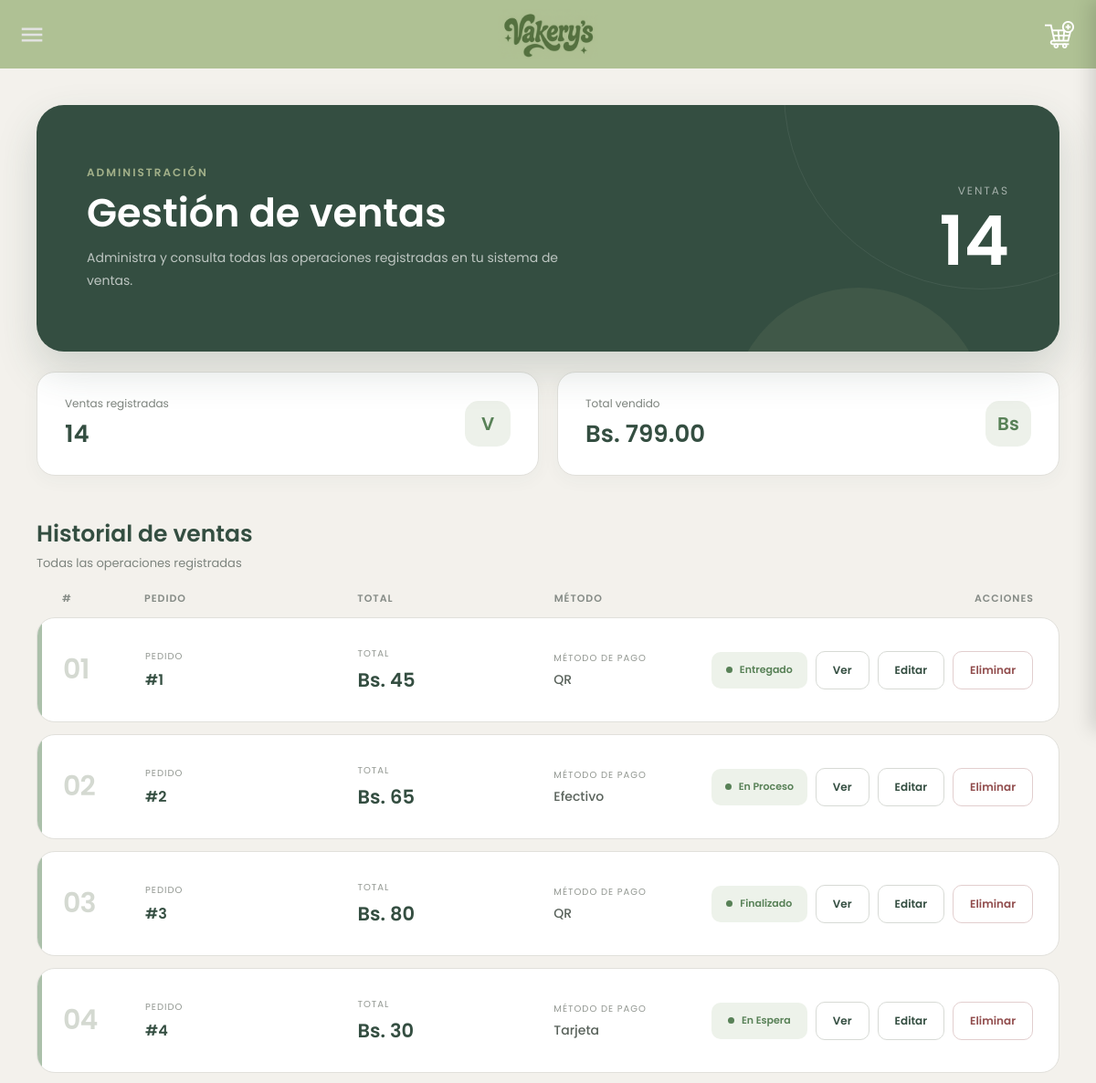
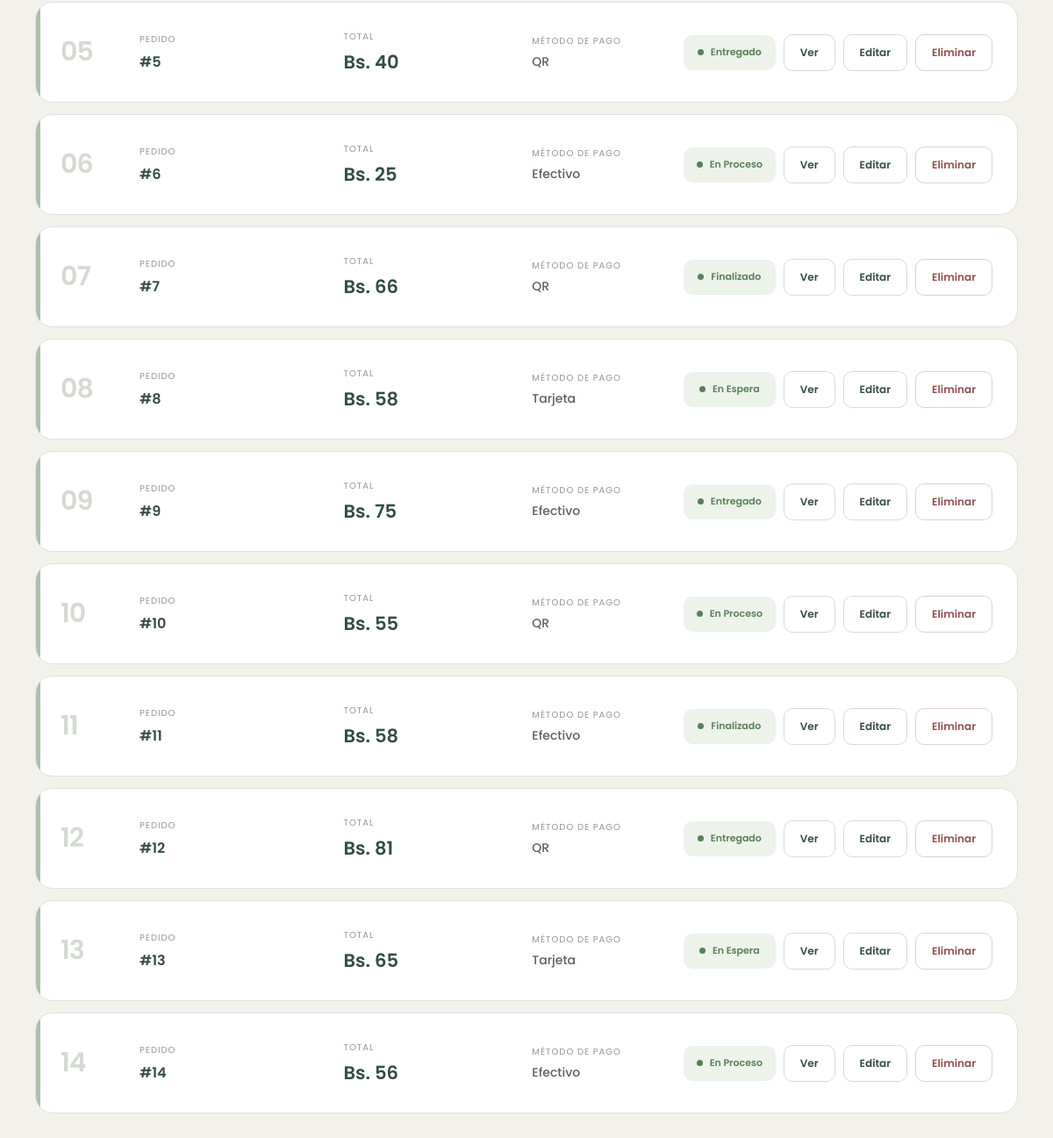
The app's page /Ventas/leerventa.php, older data (2 pictures, top to bottom).
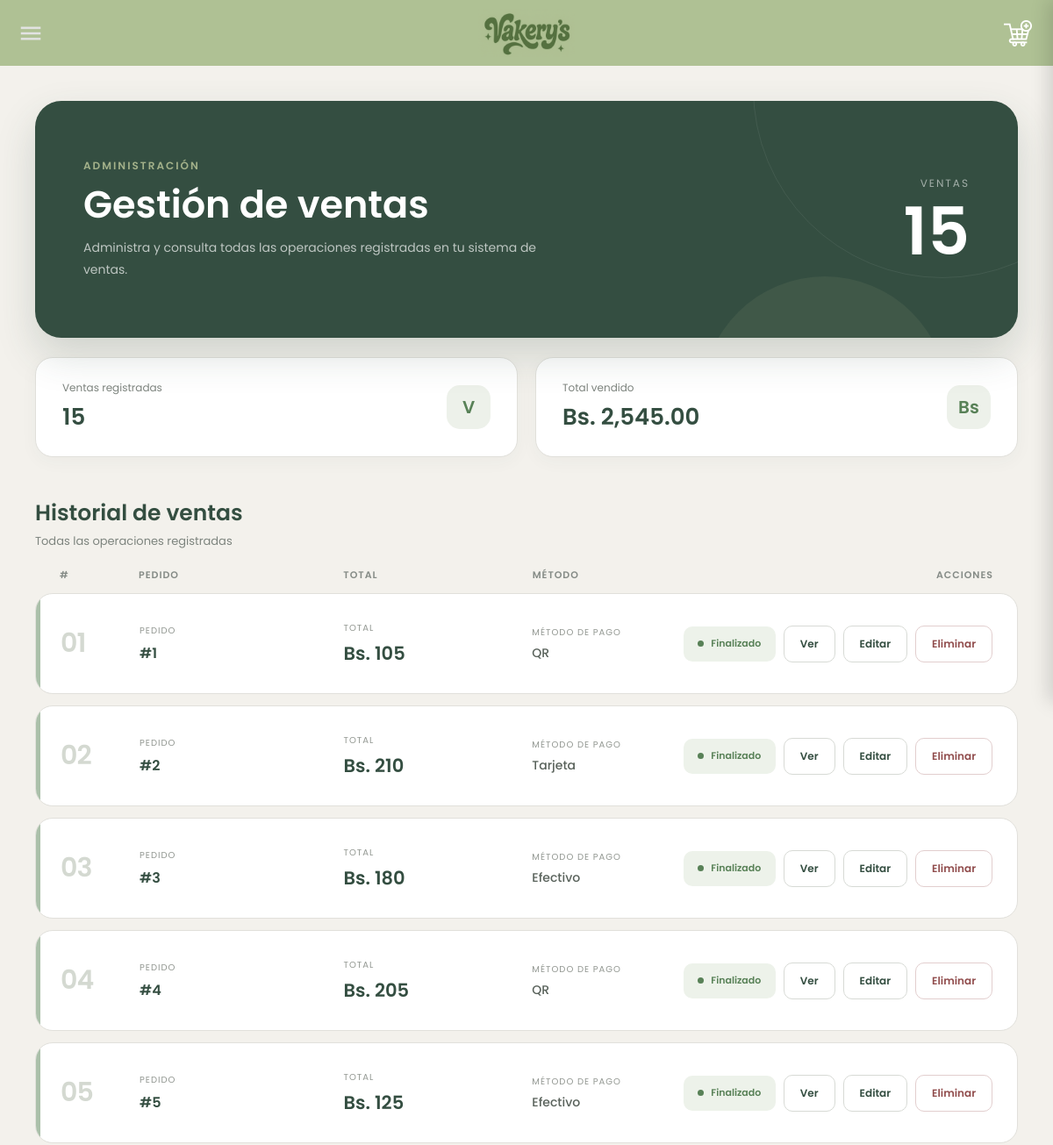
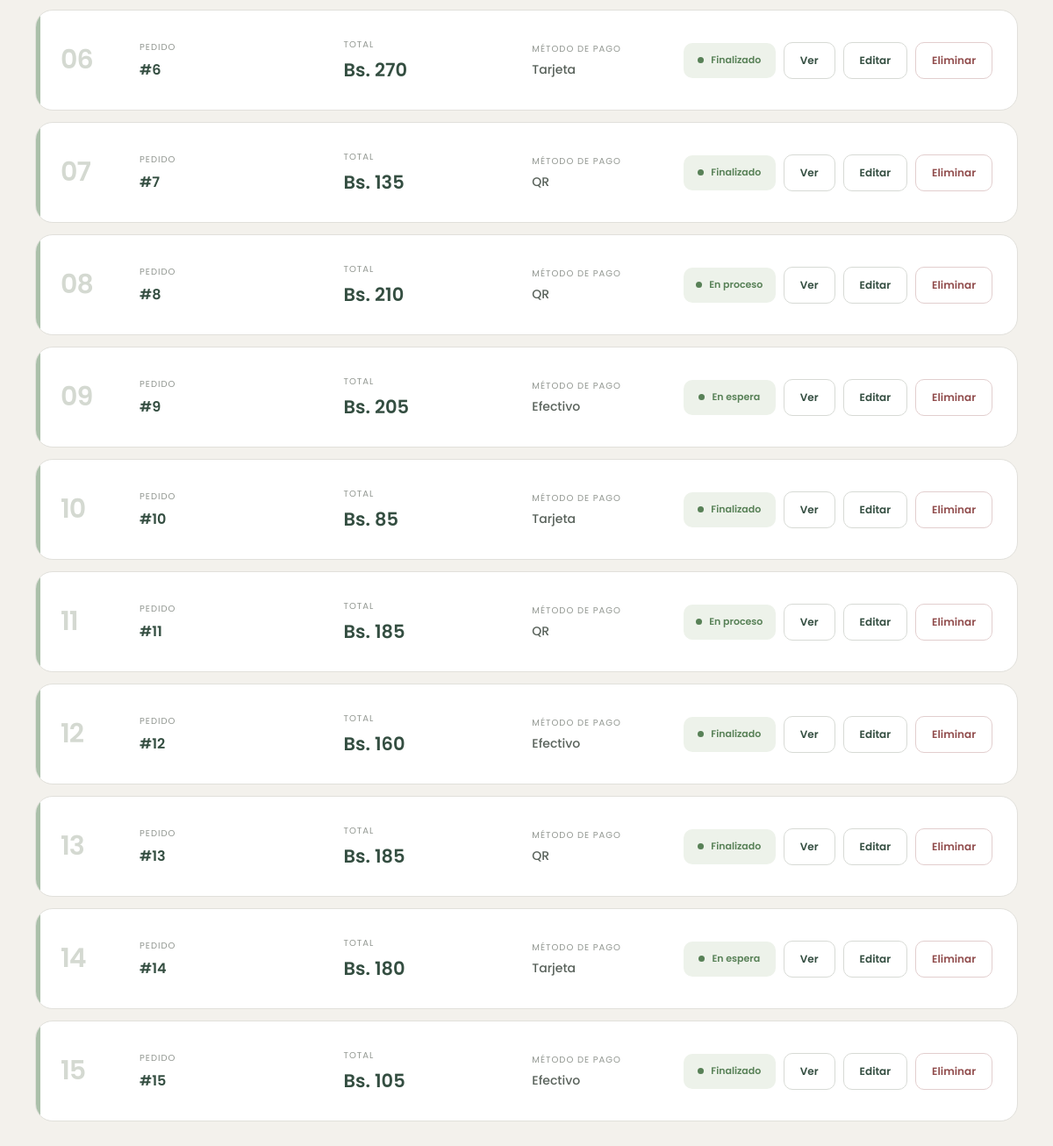
The same page, newer data (2 pictures, top to bottom).
### tables this page shows
CREATE TABLE IF NOT EXISTS `ventas` (
  `pedidos_id` INT NOT NULL,
  `costoTotal` INT NULL,
  `Estado` VARCHAR(45) NULL,
  `Metodo` VARCHAR(45) NULL,
  PRIMARY KEY (`pedidos_id`),
  CONSTRAINT `fk_ventas_pedidos1`
    FOREIGN KEY (`pedidos_id`)
    REFERENCES `pedidos` (`id`)
    ON DELETE NO ACTION
    ON UPDATE CASCADE
);

### Ventas/leerventa.php (the view, shortened to what this page needs)
<?php
$servername = "localhost";
$username = "root";
$password = "";
$bdname = "vakerysss";
$conn = new mysqli($servername, $username, $password, $bdname);
include "../header.php";
$sql = "SELECT * FROM ventas";
$resultado = $conn->query($sql);
$totalVentas = $resultado ? $resultado->num_rows : 0;
$totalDinero = 0;
if ($resultado && $resultado->num_rows > 0) {
    while ($filaTotal = $resultado->fetch_assoc()) {
        $totalDinero += (float)$filaTotal['costoTotal'];
    }
    $resultado = $conn->query($sql);
}
?>
<!DOCTYPE html>
<html lang="es">
<head>
<link rel="stylesheet" href="ventas.css">
</head>
<body>
<?php include_once "../header.php"; ?>
<div class="dashboard">
    <section class="hero">
        <div class="hero-content">
            <div class="hero-small">
                Administración
            </div>
            <h1>
                Gestión de ventas
            </h1>
            <p>
                Administra y consulta todas las operaciones
                registradas en tu sistema de ventas.
            </p>
        </div>
        <div class="hero-number">
            <span>
                Ventas
            </span>
            <strong>
                <?php echo $totalVentas; ?>
            </strong>
        </div>
    </section>
    <section class="stats">
        <div class="stat">
            <div class="stat-info">
                <span>
                    Ventas registradas
                </span>
                <strong>
                    <?php echo $totalVentas; ?>
                </strong>
            </div>
            <div class="stat-icon">
                V
            </div>
        </div>
        <div class="stat">
            <div class="stat-info">
                <span>
                    Total vendido
                </span>
                <strong>
                    Bs. <?php echo number_format($totalDinero, 2); ?>
                </strong>
            </div>
            <div class="stat-icon">
                Bs
            </div>
        </div>
    </section>
    <section class="ventas-section">
        <div class="section-top">
            <div class="section-title">
                <h2>
                    Historial de ventas
                </h2>
                <p>
                    Todas las operaciones registradas
                </p>
            </div>
        </div>
        <?php if ($resultado && $resultado->num_rows > 0): ?>
            <div class="lista-header">
                <div>
                    #
                </div>
                <div>
                    Pedido
                </div>
                <div>
                    Total
                </div>
                <div>
                    Método
                </div>
                <div style="text-align:right;">
                    Acciones
                </div>
            </div>
            <?php
            $contador = 1;
            while($fila = $resultado->fetch_assoc()):
                $pedidos_id = $fila['pedidos_id'];
                $estado = $fila['Estado'];
                $metodo = $fila['Metodo'];
                $costo = $fila['costoTotal'];
            ?>
                <article class="venta">
                    <div class="numero">
                        <?php echo str_pad($contador,2,"0",STR_PAD_LEFT); ?>
                    </div>
                    <div>
                        <div class="label">
                            Pedido
                        </div>
                        <div class="pedido-id">
                            #<?php echo htmlspecialchars($pedidos_id); ?>
                        </div>
                    </div>
                    <div>
                        <div class="label">
                            Total
                        </div>
                        <div class="monto">
                            Bs. <?php echo htmlspecialchars($costo); ?>
                        </div>
                    </div>
                    <div>
                        <div class="label">
                            Método de pago
                        </div>
                        <div class="metodo">
                            <?php echo htmlspecialchars($metodo); ?>
                        </div>
                    </div>
                    <div class="acciones">
                        <div class="estado">
                            <?php echo htmlspecialchars($estado); ?>
                        </div>
                        <a href="mostrarventa.php?pedidos_id=<?php echo $pedidos_id; ?>">
                            <button class="accion">
                                Ver
                            </button>
                        </a>
                        <a href="actualizarventa.php?pedidos_id=<?php echo $pedidos_id; ?>">
                            <button class="accion">
                                Editar
                            </button>
                        </a>
                        <a href="eliminarventa.php?pedidos_id=<?php echo $pedidos_id; ?>">
                            <button class="accion eliminar">
                                Eliminar
                            </button>
                        </a>
                    </div>
                </article>
            <?php
                $contador++;
            endwhile;
            ?>
        <?php endif; ?>
    </section>
</div>
</body>
</html>

### header.php (shortened to what this page needs)
<?php
$rol = $_SESSION['Rol'] ?? '';
switch ($rol) {
    default:
        include __DIR__ . '/headers/headeruser.php';
        break;
}
?>

### headers/headeruser.php (shortened to what this page needs)
<header class="main-header">
    <a href="/proyectovakerys/paginadeinicio.php">
        <img src="/proyectovakerys/imagenes/logo.png" alt="Logo Vakery's">
    </a>
    <label for="btn-nav" class="btn-nav">
        <img src="/proyectovakerys/imagenes/menu.png" alt="Abrir menú de navegación">
    </label>
    <a href="#" name="carrito" id="carrito" class="carrito" aria-label="Abrir carrito">
        <img src="/proyectovakerys/imagenes/anadir-al-carrito.png" alt="Carrito">
    </a>
</header>

### Ventas/ventas.css (style rules this page uses)
* { margin:0; padding:0; box-sizing:border-box; }
:root { --verde:#344E41; --verde2:#3A5A40; --verde3:#588157; --verde4:#A3B18A; --beige:#DAD7CD; --fondo:#F3F1EC; --blanco:#FFFFFF; --gris:#7D847E; --borde:#E1E0DB; }
body { font-family:'Poppins',sans-serif; background:var(--fondo); color:var(--verde); margin-top:75px; padding:40px; }
.dashboard { max-width:1250px; margin:auto; }
.hero { background:var(--verde); min-height:270px; border-radius:30px; padding:45px 55px; display:flex; justify-content:space-between; align-items:center; position:relative; overflow:hidden; box-shadow: 0 20px 45px rgba(52,78,65,.18); }
.hero::before { content:""; position:absolute; width:430px; height:430px; border-radius:50%; border:1px solid rgba(255,255,255,.07); right:-130px; top:-230px; }
.hero::after { content:""; position:absolute; width:280px; height:280px; border-radius:50%; background:rgba(163,177,138,.10); right:80px; bottom:-210px; }
.hero-content { position:relative; z-index:2; }
.hero-small { color:var(--verde4); font-size:12px; font-weight:600; text-transform:uppercase; letter-spacing:2px; margin-bottom:12px; }
.hero h1 { color:white; font-size:43px; font-weight:600; line-height:1.1; margin-bottom:13px; }
.hero p { color:rgba(255,255,255,.68); font-size:14px; max-width:520px; line-height:1.8; }
.hero-number { position:relative; z-index:2; text-align:right; min-width:190px; }
.hero-number span { display:block; color:rgba(255,255,255,.55); font-size:12px; text-transform:uppercase; letter-spacing:2px; margin-bottom:8px; }
.hero-number strong { color:white; font-size:75px; line-height:1; font-weight:600; }
.stats { display:grid; grid-template-columns:1fr 1fr; gap:20px; margin-top:22px; }
.stat { background:white; border:1px solid var(--borde); border-radius:20px; padding:25px 30px; display:flex; align-items:center; justify-content:space-between; box-shadow: 0 5px 20px rgba(52,78,65,.04); }
.stat-info span { display:block; color:var(--gris); font-size:12px; margin-bottom:5px; }
.stat-info strong { color:var(--verde); font-size:26px; font-weight:600; }
.stat-icon { width:50px; height:50px; border-radius:15px; background:#EDF1EA; display:flex; justify-content:center; align-items:center; color:var(--verde3); font-size:20px; font-weight:600; }
.ventas-section { margin-top:45px; }
.section-top { display:flex; justify-content:space-between; align-items:flex-end; margin-bottom:20px; }
.section-title h2 { color:var(--verde); font-size:25px; font-weight:600; }
.section-title p { color:var(--gris); font-size:13px; margin-top:3px; }
.lista-header { display:grid; grid-template-columns: 90px 1.3fr 1.2fr 1.2fr 310px; align-items:center; padding:0 28px 12px; color:#858B86; font-size:11px; font-weight:600; text-transform:uppercase; letter-spacing:1px; }
.venta { background:white; border:1px solid var(--borde); border-radius:20px; min-height:115px; margin-bottom:13px; padding:22px 28px; display:grid; grid-template-columns: 90px 1.3fr 1.2fr 1.2fr 310px; align-items:center; position:relative; overflow:hidden; transition:.25s; }
.venta::before { content:""; position:absolute; left:0; top:0; bottom:0; width:5px; background:var(--verde3); opacity:.5; transition:.25s; }
.numero { font-size:30px; color:#D4D9D1; font-weight:600; letter-spacing:-1px; }
.label { color:#929791; font-size:10px; text-transform:uppercase; letter-spacing:1px; margin-bottom:5px; }
.pedido-id { color:var(--verde); font-size:16px; font-weight:600; }
.monto { color:var(--verde); font-size:21px; font-weight:600; }
.metodo { color:#59625B; font-size:14px; font-weight:500; }
.acciones { display:flex; align-items:center; justify-content:flex-end; gap:9px; }
.estado { display:flex; align-items:center; justify-content:center; min-width:105px; height:40px; padding:0 14px; border-radius:10px; background:#EDF2EA; color:var(--verde3); font-size:11px; font-weight:600; white-space:nowrap; }
.estado::before { content:""; width:7px; height:7px; border-radius:50%; background:var(--verde3); margin-right:8px; }
.accion { height:42px; padding:0 18px; border-radius:10px; border:1px solid #D7DAD5; background:white; color:var(--verde); font-family:'Poppins',sans-serif; font-size:12px; font-weight:600; cursor:pointer; transition:.2s; white-space:nowrap; }
.accion.eliminar { color:#914D4D; border-color:#E2CECE; }

Row changes from the older to the newer data that the page shows:
changed ventas id 1: costoTotal "45" → "105"; Estado "Entregado" → "Finalizado"
changed ventas id 2: costoTotal "65" → "210"; Metodo "Efectivo" → "Tarjeta"; Estado "En Proceso" → "Finalizado"
changed ventas id 3: costoTotal "80" → "180"; Metodo "QR" → "Efectivo"
changed ventas id 4: costoTotal "30" → "205"; Metodo "Tarjeta" → "QR"; Estado "En Espera" → "Finalizado"
changed ventas id 5: costoTotal "40" → "125"; Metodo "QR" → "Efectivo"; Estado "Entregado" → "Finalizado"
changed ventas id 6: costoTotal "25" → "270"; Metodo "Efectivo" → "Tarjeta"; Estado "En Proceso" → "Finalizado"
changed ventas id 7: costoTotal "66" → "135"
changed ventas id 8: costoTotal "58" → "210"; Metodo "Tarjeta" → "QR"; Estado "En Espera" → "En proceso"
changed ventas id 9: costoTotal "75" → "205"; Estado "Entregado" → "En espera"
changed ventas id 10: costoTotal "55" → "85"; Metodo "QR" → "Tarjeta"; Estado "En Proceso" → "Finalizado"
changed ventas id 11: costoTotal "58" → "185"; Metodo "Efectivo" → "QR"; Estado "Finalizado" → "En proceso"
changed ventas id 12: costoTotal "81" → "160"; Metodo "QR" → "Efectivo"; Estado "Entregado" → "Finalizado"
changed ventas id 13: costoTotal "65" → "185"; Metodo "Tarjeta" → "QR"; Estado "En Espera" → "Finalizado"
changed ventas id 14: costoTotal "56" → "180"; Metodo "Efectivo" → "Tarjeta"; Estado "En Proceso" → "En espera"
added ventas: contador "15", pedidos_id "15", costoTotal "105", Metodo "Efectivo", Estado "Finalizado"
Text that changed along with them:
$totalVentas: "14" → "15"
$totalDinero: "799.00" → "2,545.00"
